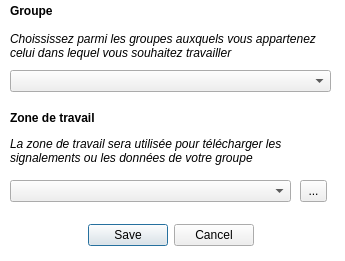
<?xml version="1.0" encoding="UTF-8"?>
<ui version="4.0">
 <class>DialogParametrage</class>
 <widget class="QDialog" name="DialogParametrage">
  <property name="geometry">
   <rect>
    <x>0</x>
    <y>0</y>
    <width>345</width>
    <height>261</height>
   </rect>
  </property>
  <property name="windowTitle">
   <string>Paramètres de travail</string>
  </property>
  <property name="styleSheet">
   <string notr="true">QDialog {background-color: rgb(255, 255, 255)}</string>
  </property>
  <widget class="QDialogButtonBox" name="buttonBox">
   <property name="enabled">
    <bool>true</bool>
   </property>
   <property name="geometry">
    <rect>
     <x>70</x>
     <y>220</y>
     <width>201</width>
     <height>31</height>
    </rect>
   </property>
   <property name="orientation">
    <enum>Qt::Horizontal</enum>
   </property>
   <property name="standardButtons">
    <set>QDialogButtonBox::Cancel|QDialogButtonBox::Save</set>
   </property>
   <property name="centerButtons">
    <bool>true</bool>
   </property>
  </widget>
  <widget class="QLabel" name="lblGroupComment">
   <property name="geometry">
    <rect>
     <x>10</x>
     <y>20</y>
     <width>331</width>
     <height>51</height>
    </rect>
   </property>
   <property name="font">
    <font>
     <italic>true</italic>
     <underline>false</underline>
     <strikeout>false</strikeout>
    </font>
   </property>
   <property name="autoFillBackground">
    <bool>false</bool>
   </property>
   <property name="text">
    <string>Choississez parmi les groupes auxquels vous appartenez celui dans lequel vous souhaitez travailler</string>
   </property>
   <property name="wordWrap">
    <bool>true</bool>
   </property>
  </widget>
  <widget class="QComboBox" name="comboBoxGroup">
   <property name="geometry">
    <rect>
     <x>10</x>
     <y>70</y>
     <width>321</width>
     <height>22</height>
    </rect>
   </property>
  </widget>
  <widget class="QLabel" name="lblGroup">
   <property name="geometry">
    <rect>
     <x>10</x>
     <y>0</y>
     <width>61</width>
     <height>21</height>
    </rect>
   </property>
   <property name="font">
    <font>
     <pointsize>9</pointsize>
     <weight>75</weight>
     <bold>true</bold>
    </font>
   </property>
   <property name="text">
    <string>Groupe</string>
   </property>
  </widget>
  <widget class="QLabel" name="lblWorkZone">
   <property name="geometry">
    <rect>
     <x>10</x>
     <y>110</y>
     <width>121</width>
     <height>16</height>
    </rect>
   </property>
   <property name="font">
    <font>
     <pointsize>9</pointsize>
     <weight>75</weight>
     <bold>true</bold>
    </font>
   </property>
   <property name="text">
    <string>Zone de travail</string>
   </property>
  </widget>
  <widget class="QLabel" name="lblWorkZoneComment">
   <property name="geometry">
    <rect>
     <x>10</x>
     <y>130</y>
     <width>291</width>
     <height>41</height>
    </rect>
   </property>
   <property name="font">
    <font>
     <italic>true</italic>
    </font>
   </property>
   <property name="text">
    <string>La zone de travail sera utilisée pour télécharger les signalements ou les données de votre groupe</string>
   </property>
   <property name="wordWrap">
    <bool>true</bool>
   </property>
  </widget>
  <widget class="QComboBox" name="comboBoxWorkZone">
   <property name="geometry">
    <rect>
     <x>10</x>
     <y>180</y>
     <width>281</width>
     <height>22</height>
    </rect>
   </property>
  </widget>
  <widget class="QToolButton" name="toolButtonShapeFile">
   <property name="geometry">
    <rect>
     <x>300</x>
     <y>180</y>
     <width>27</width>
     <height>22</height>
    </rect>
   </property>
   <property name="text">
    <string>...</string>
   </property>
  </widget>
 </widget>
 <resources/>
 <connections/>
</ui>
